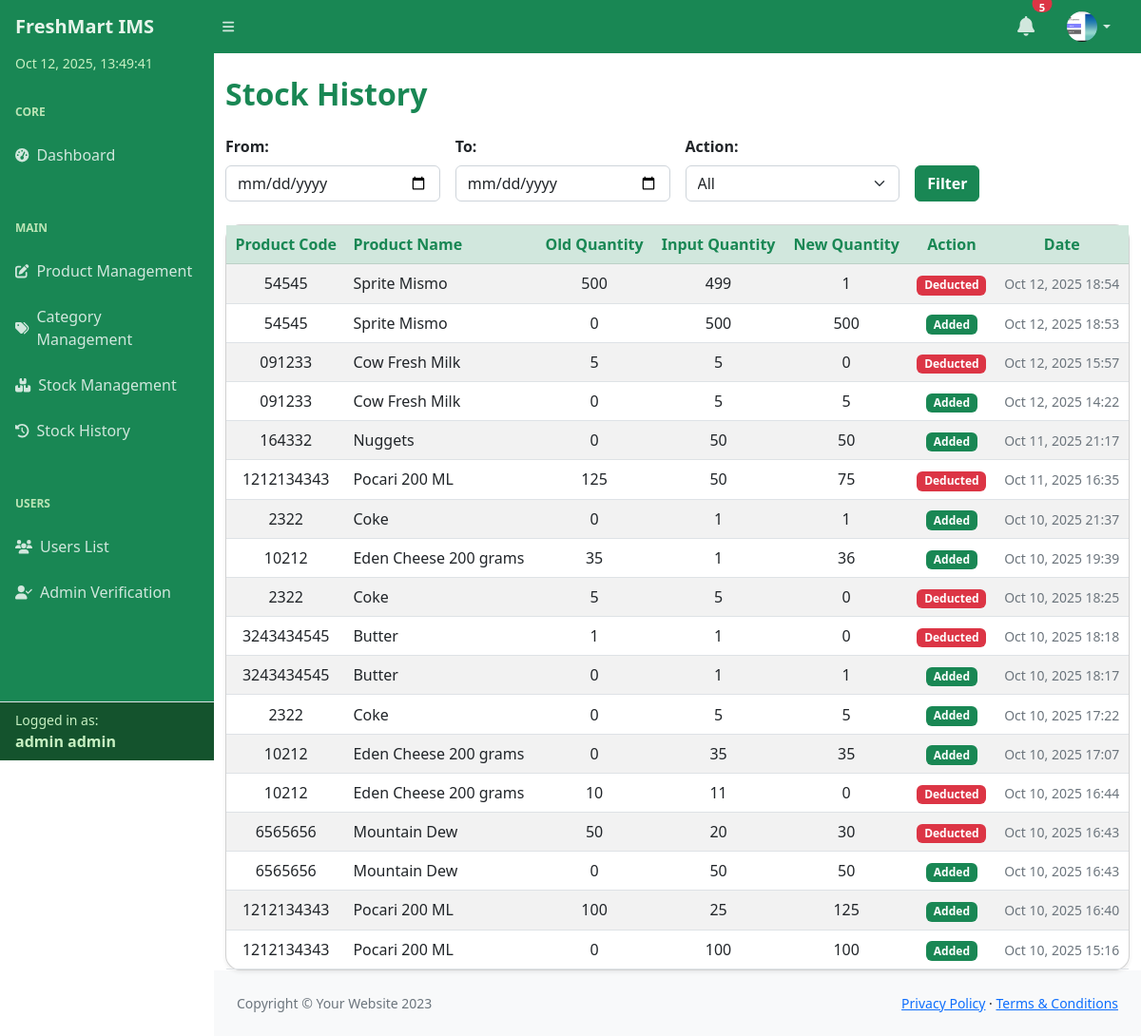
Screenshot of /inventory/stock-history/ (signed in) with the database file from the repository.
### inventory/models.py (models this page shows, shortened)
class StockHistory(models.Model):
    ACTION_CHOICES = (
        ('ADD', 'Added'),
        ('DEDUCT', 'Deducted'),
    )
    product = models.ForeignKey('InventoryItem', on_delete=models.CASCADE)
    old_quantity = models.IntegerField()
    input_quantity = models.IntegerField()
    new_quantity = models.IntegerField()
    action = models.CharField(max_length=6, choices=ACTION_CHOICES)
    date = models.DateTimeField(auto_now_add=True)

class InventoryItem(models.Model):
    product_name = models.CharField(max_length=100)
    product_code = models.CharField(max_length=50)
    description = models.TextField(blank=True)
    quantity_in_stock = models.IntegerField(default=0)
    price = models.DecimalField(max_digits=10, decimal_places=2)
    category = models.ForeignKey(Category, on_delete=models.SET_NULL, null=True, blank=True)
    created_at = models.DateTimeField(auto_now_add=True)
    updated_at = models.DateTimeField(auto_now=True)

### inventory/views.py (the view)
# urls.py: path('stock-history/', views.stock_history, name='stock_history'),
@login_required
def stock_history(request):
    history = StockHistory.objects.select_related('product').order_by('-date')
    start_date = request.GET.get('start_date')
    end_date = request.GET.get('end_date')
    action_filter = request.GET.get('action')
    if start_date and end_date:
        start = make_aware(datetime.strptime(start_date, "%Y-%m-%d"))
        end = make_aware(datetime.strptime(end_date, "%Y-%m-%d"))
        history = history.filter(date__range=[start, end])
    if action_filter:
        history = history.filter(action=action_filter)
    context = {'history': history}
    return render(request, 'inventory/stock_history.html', context)

### inventory/context_processors.py (called while the page is built)
def profile_picture(request):
    if request.user.is_authenticated:
        profile = getattr(request.user, 'userprofile', None)
        if profile and profile.picture:
            return {'profile_picture_url': profile.picture.url}
    return {'profile_picture_url': None}

### templates/inventory/stock_history.html (shortened to what this page needs)
{% include "partials/header.html" %}
<body class="sb-nav-fixed">
{% include "partials/navbar.html" %}
<div id="layoutSidenav">
    {% include "partials/sidebar.html" %}
    <div id="layoutSidenav_content">
        <main>
            <div class="container mt-4">
                <h2 class="mb-4 fw-bold text-success">Stock History</h2>
                <form method="get" class="row g-3 mb-4">
                    <div class="col-md-3">
                        <label for="start_date" class="form-label fw-semibold">From:</label>
                        <input type="date" name="start_date" id="start_date" value="{{ request.GET.start_date }}" class="form-control">
                    </div>
                    <div class="col-md-3">
                        <label for="end_date" class="form-label fw-semibold">To:</label>
                        <input type="date" name="end_date" id="end_date" value="{{ request.GET.end_date }}" class="form-control">
                    </div>
                    <div class="col-md-3">
                        <label for="action" class="form-label fw-semibold">Action:</label>
                        <select name="action" id="action" class="form-select">
                            <option value="">All</option>
                        </select>
                    </div>
                    <div class="col-md-3 d-flex align-items-end">
                        <button type="submit" class="btn btn-success fw-semibold me-2">
                             Filter
                        </button>
                    </div>
                </form>
                <div class="card shadow-sm rounded-4">
                    <div class="card-body p-0">
                        <div class="table-responsive">
                            <table class="table table-striped table-hover mb-0 align-middle">
                                <thead class="table-success text-success text-center sticky-top" style="top: 0; z-index: 10;">
                                    <tr>
                                        <th scope="col">Product Code</th>
                                        <th scope="col" class="text-start">Product Name</th>
                                        <th scope="col">Old Quantity</th>
                                        <th scope="col">Input Quantity</th>
                                        <th scope="col">New Quantity</th>
                                        <th scope="col">Action</th>
                                        <th scope="col">Date</th>
                                    </tr>
                                </thead>
                                <tbody>
                                    {% for item in history %}
                                    <tr class="text-center">
                                        <td>{{ item.product.product_code }}</td>
                                        <td class="text-start">{{ item.product.product_name }}</td>
                                        <td>{{ item.old_quantity }}</td>
                                        <td>{{ item.input_quantity }}</td>
                                        <td>{{ item.new_quantity }}</td>
                                        <td>
                                            {% if item.action == 'ADD' %}
                                                <span class="badge bg-success">{{ item.get_action_display }}</span>
                                            {% else %}
                                                <span class="badge bg-danger">{{ item.get_action_display }}</span>
                                            {% endif %}
                                        </td>
                                        <td><small class="text-muted">{{ item.date|date:"M d, Y H:i" }}</small></td>
                                    </tr>
                                    {% empty %}
                                    <tr>
                                        <td colspan="7" class="text-center text-muted fst-italic py-4">
                                            No stock history available.
                                        </td>
                                    </tr>
                                    {% endfor %}
                                </tbody>
                            </table>
                        </div>
                    </div>
                </div>
            </div>
        </main>
        {% include "partials/footer.html" %}
    </div>
</div>
</body>
</html>

### templates/partials/sidebar.html (shortened to what this page needs)
<div id="layoutSidenav_nav">
    <nav class="sb-sidenav accordion sb-sidenav-green" id="sidenavAccordion">
        <div class="sb-sidenav-menu">
            <div class="nav">
                <div id="sidebarDateTime"></div>
                <div class="sb-sidenav-menu-heading text-uppercase fw-bold">Core</div>
                <a class="nav-link" href="{% url 'index' %}">
                    <div class="sb-nav-link-icon"><i class="fas fa-tachometer-alt"></i></div>
                    Dashboard
                </a>
                <div class="sb-sidenav-menu-heading text-uppercase fw-bold mt-3">Main</div>
                <a class="nav-link" href="{% url 'product_manage' %}">
                    <div class="sb-nav-link-icon"><i class="fas fa-edit"></i></div>
                    Product Management
                </a>
                <a class="nav-link" href="{% url 'category_list_add' %}">
                    <div class="sb-nav-link-icon"><i class="fas fa-tags"></i></div>
                    Category Management
                </a>
                <a class="nav-link" href="{% url 'stock_management' %}">
                    <div class="sb-nav-link-icon"><i class="fas fa-boxes"></i></div>
                    Stock Management
                </a>
                <a class="nav-link" href="{% url 'stock_history' %}">
                    <div class="sb-nav-link-icon"><i class="fas fa-history"></i></div>
                    Stock History
                </a>
                {% if request.user.is_authenticated and request.user.userprofile.role == 'Admin' %}
                <div class="sb-sidenav-menu-heading text-uppercase fw-bold mt-3">Users</div>
                <a class="nav-link" href="{% url 'user_list' %}">
                    <div class="sb-nav-link-icon"><i class="fas fa-users"></i></div>
                    Users List
                </a>
                <a class="nav-link" href="{% url 'admin_verification' %}">
                    <div class="sb-nav-link-icon"><i class="fas fa-user-check"></i></div>
                    Admin Verification
                </a>
                {% endif %}
            </div>
        </div>
        <div class="sb-sidenav-footer border-top mt-auto px-3 py-2">
            <div class="small">Logged in as:</div>
            <div class="fw-semibold">
                {{ request.user.first_name }} {{ request.user.last_name }}
            </div>
        </div>
    </nav>
</div>

### templates/partials/sidebar.html (style rules this page uses)
.sb-sidenav-green { background-color: #198754; color: #e6f4ea; }
.sb-sidenav-green .nav-link { color: #d1e7dd; }
.sb-sidenav-green .sb-sidenav-menu-heading { color: #bbe4b5; }
.sb-sidenav-green .sb-sidenav-footer { background-color: #14532d; color: #c7f0c2; }
#sidebarDateTime { font-size: 0.875rem; color: #c7f0c2; font-weight: 500; padding-left: 1rem; padding-bottom: 0.25rem; user-select: none; }

### rows the page displays
StockHistory: product.product_code "54545", product.product_name "Sprite Mismo", old_quantity "500", input_quantity "499", new_quantity "1", action "Deducted", date "Oct 12, 2025 18:54"
StockHistory: product.product_code "54545", product.product_name "Sprite Mismo", old_quantity "0", input_quantity "500", new_quantity "500", action "Added", date "Oct 12, 2025 18:53"
StockHistory: product.product_code "091233", product.product_name "Cow Fresh Milk", old_quantity "5", input_quantity "5", new_quantity "0", action "Deducted", date "Oct 12, 2025 15:57"
StockHistory: product.product_code "091233", product.product_name "Cow Fresh Milk", old_quantity "0", input_quantity "5", new_quantity "5", action "Added", date "Oct 12, 2025 14:22"
StockHistory: product.product_code "164332", product.product_name "Nuggets", old_quantity "0", input_quantity "50", new_quantity "50", action "Added", date "Oct 11, 2025 21:17"
StockHistory: product.product_code "1212134343", product.product_name "Pocari 200 ML", old_quantity "125", input_quantity "50", new_quantity "75", action "Deducted", date "Oct 11, 2025 16:35"
StockHistory: product.product_code "2322", product.product_name "Coke", old_quantity "0", input_quantity "1", new_quantity "1", action "Added", date "Oct 10, 2025 21:37"
StockHistory: product.product_code "10212", product.product_name "Eden Cheese 200 grams", old_quantity "35", input_quantity "1", new_quantity "36", action "Added", date "Oct 10, 2025 19:39"
StockHistory: product.product_code "2322", product.product_name "Coke", old_quantity "5", input_quantity "5", new_quantity "0", action "Deducted", date "Oct 10, 2025 18:25"
StockHistory: product.product_code "3243434545", product.product_name "Butter", old_quantity "1", input_quantity "1", new_quantity "0", action "Deducted", date "Oct 10, 2025 18:18"
StockHistory: product.product_code "3243434545", product.product_name "Butter", old_quantity "0", input_quantity "1", new_quantity "1", action "Added", date "Oct 10, 2025 18:17"
StockHistory: product.product_code "2322", product.product_name "Coke", old_quantity "0", input_quantity "5", new_quantity "5", action "Added", date "Oct 10, 2025 17:22"
StockHistory: product.product_code "10212", product.product_name "Eden Cheese 200 grams", old_quantity "0", input_quantity "35", new_quantity "35", action "Added", date "Oct 10, 2025 17:07"
StockHistory: product.product_code "10212", product.product_name "Eden Cheese 200 grams", old_quantity "10", input_quantity "11", new_quantity "0", action "Deducted", date "Oct 10, 2025 16:44"
StockHistory: product.product_code "6565656", product.product_name "Mountain Dew", old_quantity "50", input_quantity "20", new_quantity "30", action "Deducted", date "Oct 10, 2025 16:43"
StockHistory: product.product_code "6565656", product.product_name "Mountain Dew", old_quantity "0", input_quantity "50", new_quantity "50", action "Added", date "Oct 10, 2025 16:43"
StockHistory: product.product_code "1212134343", product.product_name "Pocari 200 ML", old_quantity "100", input_quantity "25", new_quantity "125", action "Added", date "Oct 10, 2025 16:40"
StockHistory: product.product_code "1212134343", product.product_name "Pocari 200 ML", old_quantity "0", input_quantity "100", new_quantity "100", action "Added", date "Oct 10, 2025 15:16"

### other values shown
{{ request.user.first_name }} "admin"
{{ request.user.last_name }} "admin"
